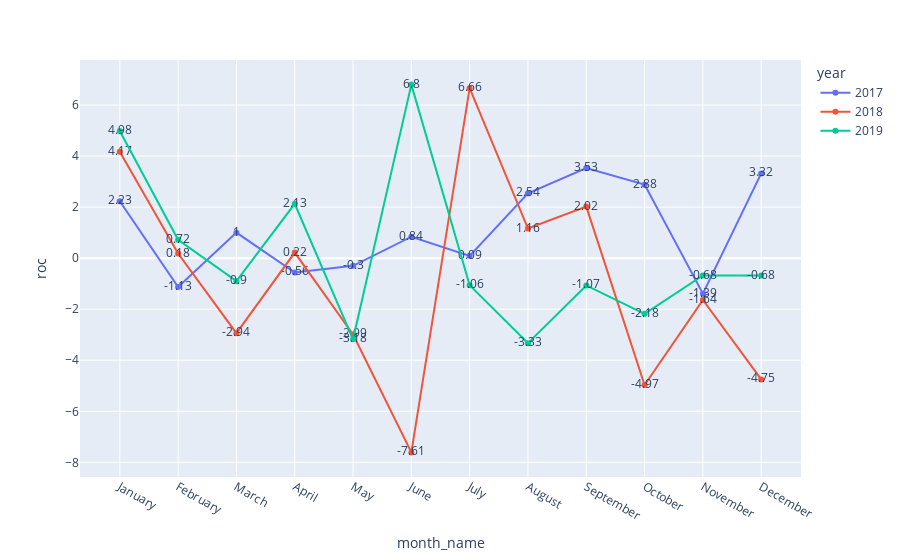

The code cell stored with this chart in its notebook:
### Code cell
fig = px.line(df, x='month_name', y='roc', color='year',text='roc', )
fig.show()

### Figure 1 — Plotly figure (JSON) as saved in the notebook; plotly's stock layout.template omitted (floating-point values rounded to 4 significant figures)
{"data": [{"hovertemplate": "year=2017<br>month_name=%{x}<br>roc=%{text}<extra></extra>", "legendgroup": "2017", "line": {"color": "#636efa", "dash": "solid"}, "marker": {"symbol": "circle"}, "mode": "text+lines+markers", "name": "2017", "orientation": "v", "showlegend": true, "text": [2.23, -1.13, 1, -0.56, -0.3, 0.84, 0.09, 2.54, 3.53, 2.88, -1.39, 3.32], "type": "scatter", "x": ["January", "February", "March", "April", "May", "June", "July", "August", "September", "October", "November", "December"], "xaxis": "x", "y": [2.23, -1.13, 1, -0.56, -0.3, 0.84, 0.09, 2.54, 3.53, 2.88, -1.39, 3.32], "yaxis": "y"}, {"hovertemplate": "year=2018<br>month_name=%{x}<br>roc=%{text}<extra></extra>", "legendgroup": "2018", "line": {"color": "#EF553B", "dash": "solid"}, "marker": {"symbol": "circle"}, "mode": "text+lines+markers", "name": "2018", "orientation": "v", "showlegend": true, "text": [4.17, 0.18, -2.94, 0.22, -2.99, -7.61, 6.66, 1.16, 2.02, -4.97, -1.64, -4.75], "type": "scatter", "x": ["January", "February", "March", "April", "May", "June", "July", "August", "September", "October", "November", "December"], "xaxis": "x", "y": [4.17, 0.18, -2.94, 0.22, -2.99, -7.61, 6.66, 1.16, 2.02, -4.97, -1.64, -4.75], "yaxis": "y"}, {"hovertemplate": "year=2019<br>month_name=%{x}<br>roc=%{text}<extra></extra>", "legendgroup": "2019", "line": {"color": "#00cc96", "dash": "solid"}, "marker": {"symbol": "circle"}, "mode": "text+lines+markers", "name": "2019", "orientation": "v", "showlegend": true, "text": [4.98, 0.72, -0.9, 2.13, -3.18, 6.8, -1.06, -3.33, -1.07, -2.18, -0.68, -0.68], "type": "scatter", "x": ["January", "February", "March", "April", "May", "June", "July", "August", "September", "October", "November", "December"], "xaxis": "x", "y": [4.98, 0.72, -0.9, 2.13, -3.18, 6.8, -1.06, -3.33, -1.07, -2.18, -0.68, -0.68], "yaxis": "y"}], "layout": {"autosize": true, "legend": {"title": {"text": "year"}, "tracegroupgap": 0}, "margin": {"t": 60}, "xaxis": {"anchor": "y", "autorange": true, "domain": [0, 1], "range": [-0.6685, 11.67], "title": {"text": "month_name"}, "type": "category"}, "yaxis": {"anchor": "x", "autorange": true, "domain": [0, 1], "range": [-8.726, 7.916], "title": {"text": "roc"}, "type": "linear"}}}
